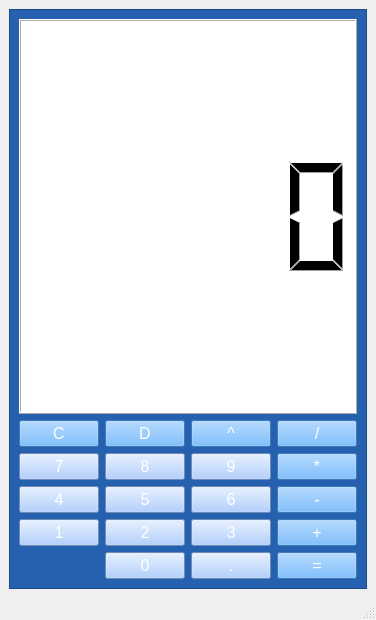
<?xml version="1.0" encoding="UTF-8"?>
<ui version="4.0">
 <class>MainWindow</class>
 <widget class="QMainWindow" name="MainWindow">
  <property name="geometry">
   <rect>
    <x>0</x>
    <y>0</y>
    <width>360</width>
    <height>620</height>
   </rect>
  </property>
  <property name="maximumSize">
   <size>
    <width>360</width>
    <height>620</height>
   </size>
  </property>
  <property name="windowTitle">
   <string>MainWindow</string>
  </property>
  <widget class="QWidget" name="centralwidget">
   <layout class="QHBoxLayout" name="horizontalLayout">
    <item>
     <layout class="QHBoxLayout" name="horizontalLayout_2">
      <item>
       <widget class="QFrame" name="frame">
        <property name="styleSheet">
         <string notr="true">background-color: rgb(38, 97, 175);
color: rgb(255, 255, 255);</string>
        </property>
        <property name="frameShape">
         <enum>QFrame::StyledPanel</enum>
        </property>
        <property name="frameShadow">
         <enum>QFrame::Raised</enum>
        </property>
        <layout class="QGridLayout" name="gridLayout_2">
         <item row="1" column="1">
          <layout class="QGridLayout" name="gridLayout">
           <item row="8" column="4">
            <widget class="QPushButton" name="pushButton_equals">
             <property name="font">
              <font>
               <pointsize>12</pointsize>
              </font>
             </property>
             <property name="styleSheet">
              <string notr="true">background: rgb(85, 170, 255);</string>
             </property>
             <property name="text">
              <string>=</string>
             </property>
            </widget>
           </item>
           <item row="6" column="0">
            <widget class="QPushButton" name="pushButton_4">
             <property name="font">
              <font>
               <pointsize>12</pointsize>
              </font>
             </property>
             <property name="styleSheet">
              <string notr="true">background-color: rgb(157, 195, 255);
color: rgb(255, 255, 255);</string>
             </property>
             <property name="text">
              <string>4</string>
             </property>
            </widget>
           </item>
           <item row="7" column="2">
            <widget class="QPushButton" name="pushButton_3">
             <property name="font">
              <font>
               <pointsize>12</pointsize>
              </font>
             </property>
             <property name="styleSheet">
              <string notr="true">background-color: rgb(157, 195, 255);
color: rgb(255, 255, 255);</string>
             </property>
             <property name="text">
              <string>3</string>
             </property>
            </widget>
           </item>
           <item row="2" column="4">
            <widget class="QPushButton" name="pushButton_divide">
             <property name="font">
              <font>
               <pointsize>12</pointsize>
              </font>
             </property>
             <property name="styleSheet">
              <string notr="true">background: rgb(85, 170, 255);</string>
             </property>
             <property name="text">
              <string>/</string>
             </property>
            </widget>
           </item>
           <item row="6" column="1">
            <widget class="QPushButton" name="pushButton_5">
             <property name="font">
              <font>
               <pointsize>12</pointsize>
              </font>
             </property>
             <property name="styleSheet">
              <string notr="true">background-color: rgb(157, 195, 255);
color: rgb(255, 255, 255);</string>
             </property>
             <property name="text">
              <string>5</string>
             </property>
            </widget>
           </item>
           <item row="7" column="4">
            <widget class="QPushButton" name="pushButton_add">
             <property name="font">
              <font>
               <pointsize>12</pointsize>
              </font>
             </property>
             <property name="styleSheet">
              <string notr="true">background: rgb(85, 170, 255);</string>
             </property>
             <property name="text">
              <string>+</string>
             </property>
            </widget>
           </item>
           <item row="6" column="2">
            <widget class="QPushButton" name="pushButton_6">
             <property name="font">
              <font>
               <pointsize>12</pointsize>
              </font>
             </property>
             <property name="styleSheet">
              <string notr="true">background-color: rgb(157, 195, 255);
color: rgb(255, 255, 255);</string>
             </property>
             <property name="text">
              <string>6</string>
             </property>
            </widget>
           </item>
           <item row="4" column="4">
            <widget class="QPushButton" name="pushButton_multiply">
             <property name="font">
              <font>
               <pointsize>12</pointsize>
              </font>
             </property>
             <property name="styleSheet">
              <string notr="true">background: rgb(85, 170, 255);</string>
             </property>
             <property name="text">
              <string>*</string>
             </property>
            </widget>
           </item>
           <item row="7" column="1">
            <widget class="QPushButton" name="pushButton_2">
             <property name="font">
              <font>
               <pointsize>12</pointsize>
              </font>
             </property>
             <property name="styleSheet">
              <string notr="true">background-color: rgb(157, 195, 255);
color: rgb(255, 255, 255);</string>
             </property>
             <property name="text">
              <string>2</string>
             </property>
            </widget>
           </item>
           <item row="8" column="1">
            <widget class="QPushButton" name="pushButton_0">
             <property name="font">
              <font>
               <pointsize>12</pointsize>
              </font>
             </property>
             <property name="styleSheet">
              <string notr="true">background-color: rgb(157, 195, 255);
color: rgb(255, 255, 255);</string>
             </property>
             <property name="text">
              <string>0</string>
             </property>
            </widget>
           </item>
           <item row="7" column="0">
            <widget class="QPushButton" name="pushButton_1">
             <property name="font">
              <font>
               <pointsize>12</pointsize>
              </font>
             </property>
             <property name="styleSheet">
              <string notr="true">background-color: rgb(157, 195, 255);
color: rgb(255, 255, 255);</string>
             </property>
             <property name="text">
              <string>1</string>
             </property>
            </widget>
           </item>
           <item row="8" column="2">
            <widget class="QPushButton" name="pushButton_dot">
             <property name="font">
              <font>
               <pointsize>12</pointsize>
              </font>
             </property>
             <property name="styleSheet">
              <string notr="true">background-color: rgb(157, 195, 255);
color: rgb(255, 255, 255);</string>
             </property>
             <property name="text">
              <string>.</string>
             </property>
            </widget>
           </item>
           <item row="4" column="1">
            <widget class="QPushButton" name="pushButton_8">
             <property name="font">
              <font>
               <pointsize>12</pointsize>
              </font>
             </property>
             <property name="styleSheet">
              <string notr="true">background-color: rgb(157, 195, 255);
color: rgb(255, 255, 255);</string>
             </property>
             <property name="text">
              <string>8</string>
             </property>
            </widget>
           </item>
           <item row="6" column="4">
            <widget class="QPushButton" name="pushButton_subtract">
             <property name="font">
              <font>
               <pointsize>12</pointsize>
              </font>
             </property>
             <property name="styleSheet">
              <string notr="true">background: rgb(85, 170, 255);</string>
             </property>
             <property name="text">
              <string>-</string>
             </property>
            </widget>
           </item>
           <item row="4" column="0">
            <widget class="QPushButton" name="pushButton_7">
             <property name="font">
              <font>
               <pointsize>12</pointsize>
              </font>
             </property>
             <property name="styleSheet">
              <string notr="true">background-color: rgb(157, 195, 255);
color: rgb(255, 255, 255);</string>
             </property>
             <property name="text">
              <string>7</string>
             </property>
            </widget>
           </item>
           <item row="4" column="2">
            <widget class="QPushButton" name="pushButton_9">
             <property name="font">
              <font>
               <pointsize>12</pointsize>
              </font>
             </property>
             <property name="styleSheet">
              <string notr="true">background-color: rgb(157, 195, 255);
color: rgb(255, 255, 255);</string>
             </property>
             <property name="text">
              <string>9</string>
             </property>
            </widget>
           </item>
           <item row="2" column="0">
            <widget class="QPushButton" name="pushButton_clear">
             <property name="font">
              <font>
               <pointsize>12</pointsize>
              </font>
             </property>
             <property name="styleSheet">
              <string notr="true">background: rgb(85, 170, 255);</string>
             </property>
             <property name="text">
              <string>C</string>
             </property>
            </widget>
           </item>
           <item row="2" column="1">
            <widget class="QPushButton" name="pushButton_delete">
             <property name="font">
              <font>
               <pointsize>12</pointsize>
              </font>
             </property>
             <property name="styleSheet">
              <string notr="true">background: rgb(85, 170, 255);</string>
             </property>
             <property name="text">
              <string>D</string>
             </property>
            </widget>
           </item>
           <item row="2" column="2">
            <widget class="QPushButton" name="pushButton_potentiation">
             <property name="font">
              <font>
               <pointsize>12</pointsize>
              </font>
             </property>
             <property name="styleSheet">
              <string notr="true">background: rgb(85, 170, 255);</string>
             </property>
             <property name="text">
              <string>^</string>
             </property>
            </widget>
           </item>
          </layout>
         </item>
         <item row="0" column="1">
          <widget class="QLCDNumber" name="visor">
           <property name="styleSheet">
            <string notr="true">background-color: rgb(255, 255, 255);
color:rgb(0, 0, 0)</string>
           </property>
          </widget>
         </item>
        </layout>
       </widget>
      </item>
     </layout>
    </item>
   </layout>
  </widget>
  <widget class="QMenuBar" name="menubar">
   <property name="geometry">
    <rect>
     <x>0</x>
     <y>0</y>
     <width>360</width>
     <height>21</height>
    </rect>
   </property>
  </widget>
  <widget class="QStatusBar" name="statusbar"/>
 </widget>
 <resources/>
 <connections/>
</ui>
